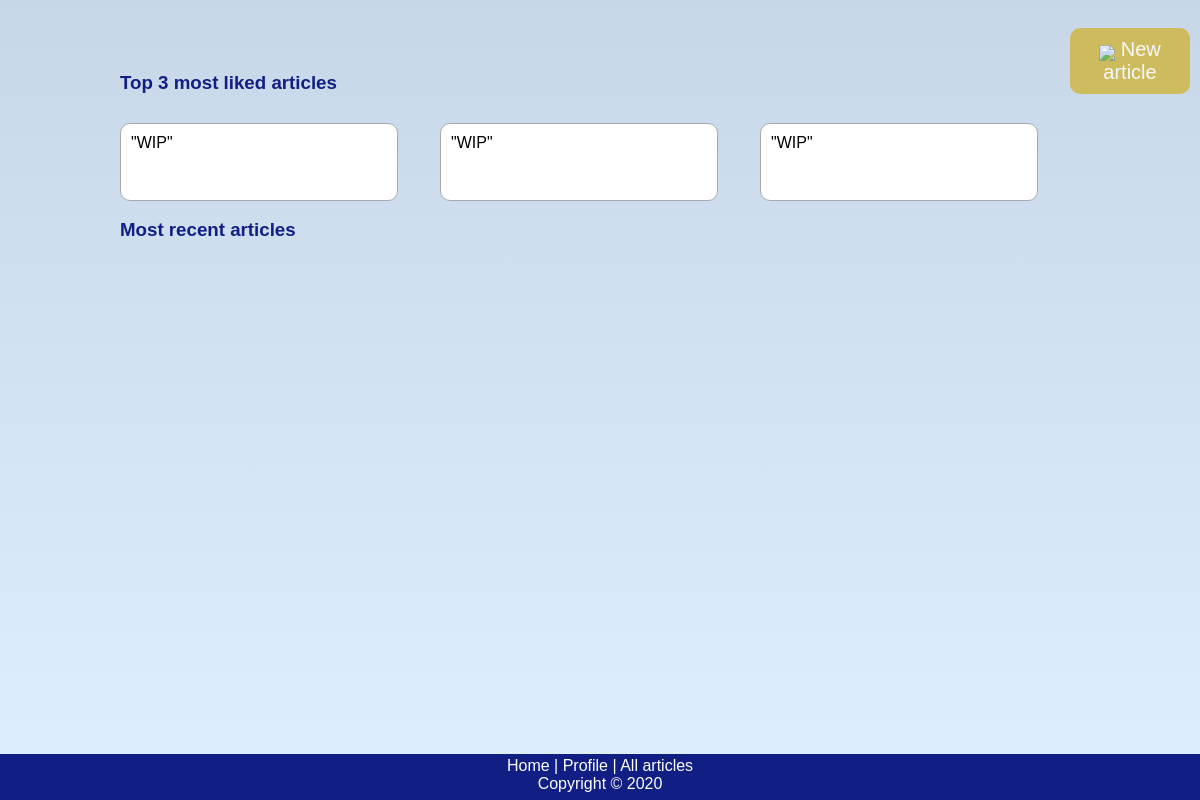
The app's page /View/user/all_articles.php, older data.
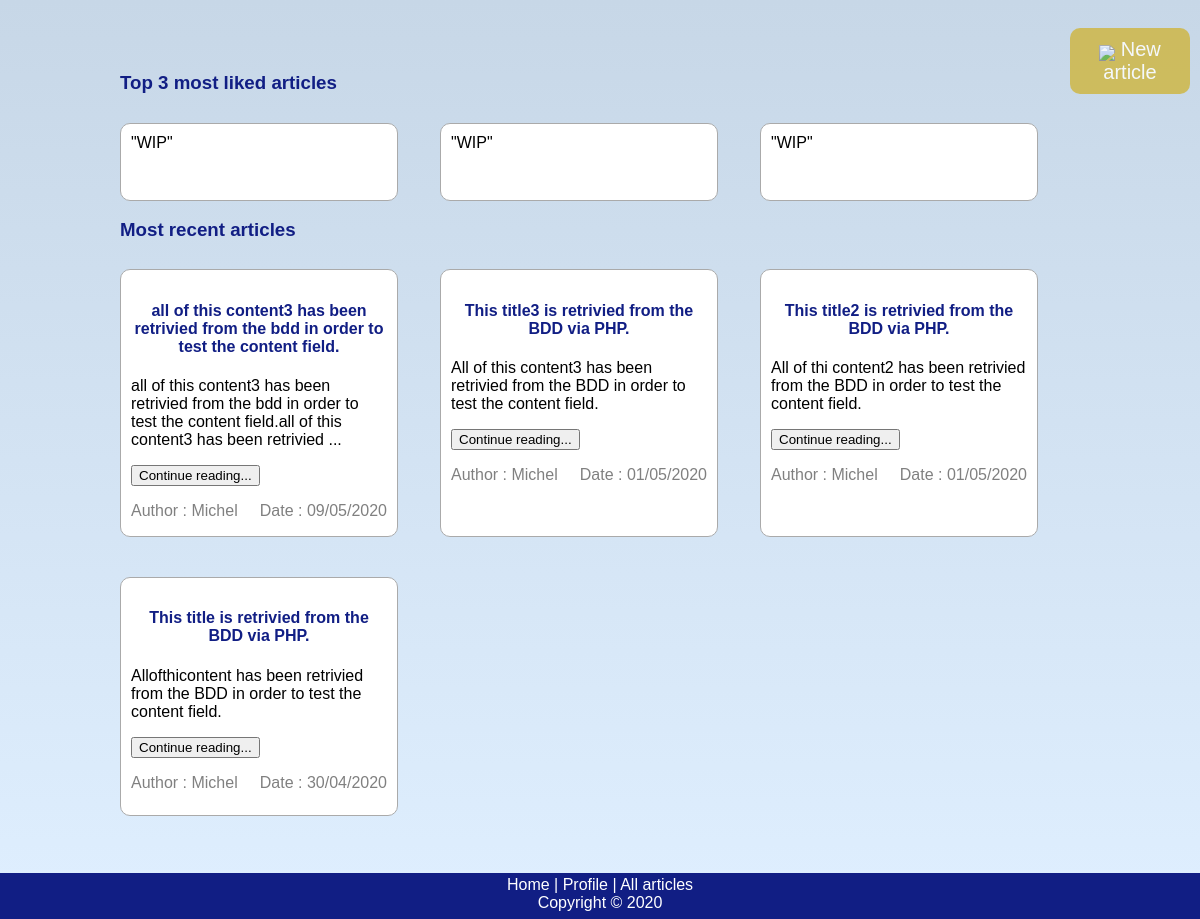
The same page, newer data.
### tables this page shows
CREATE TABLE IF NOT EXISTS `article` (
  `id` int(11) NOT NULL AUTO_INCREMENT,
  `title` varchar(127) NOT NULL,
  `content` text NOT NULL,
  `date` date NOT NULL,
  `id_user` int(11) NOT NULL,
  PRIMARY KEY (`id`),
  KEY `id_user` (`id_user`)
);

CREATE TABLE IF NOT EXISTS `user` (
  `id` int(11) NOT NULL AUTO_INCREMENT,
  `name` varchar(32) NOT NULL,
  `email` varchar(128) NOT NULL,
  `password` varchar(512) NOT NULL,
  `bio` varchar(512) DEFAULT NULL,
  `xp` int(11) DEFAULT NULL,
  PRIMARY KEY (`id`)
);

### View/user/all_articles.php (the view, shortened to what this page needs)
<!DOCTYPE html>
<html lang="en">
<head>
    <link rel="stylesheet" type="text/css" href="../css/global.css"/>
</head>
<body>
<main id="main">
    <br>
    <button class="newArticle" onclick="window.location.href='new-article.php'"> <img style="margin-bottom: -5px" src="https://upload.wikimedia.org/wikipedia/commons/a/ac/Black_pencil.svg" width="25px"> New article</button>
    <br>
    <h3 class="title-allArticle">Top 3 most liked articles</h3>
    <div class="grid-article">
        <section class="article_row">
            "WIP"
        </section>
        <section class="article_row">
            "WIP"
        </section>
        <section class="article_row">
            "WIP"
        </section>
    </div>
    <h3 class="title-allArticle">Most recent articles</h3>
    <div class ="grid-article">
        <?php
        $data = $bdd->query("SELECT article.id,article.title,article.content,article.date,user.name FROM article INNER JOIN user ON article.id_user = user.id ORDER BY article.id DESC");
        while ($article = $data->fetch()) {
            if(strlen($article['content']) > 128) {$contentPreview = substr($article['content'],0,128) . "...";}
            else $contentPreview = $article['content'];
            echo '<section id="' . $article['id'] . '" class="article_row">
            <h4 style="text-align: center">' . $article['title'] . '</h4>
            <p class="preview_article">' . $contentPreview . '</p>
            <button type="button" onclick="openArticle(\'article-' . $article['id'] . '\');">Continue reading...</button>
            <p class="author_article">
                Author : ' . $article['name'] . '
                <span>Date : ' . date("d/m/Y", strtotime($article['date'])) . '</span>
            </p>
        </section>';
        }
        ?>
    </div>
</main>
</body>
</html>

### View/css/global.css (style rules this page uses)
body { font-family: "Optima", sans-serif; right: 0; margin:0 auto; width: 100%; overflow-x: hidden; height: 100%; background-image : linear-gradient(to bottom, #c7d7e7, #DFEFFF 100%); background-repeat:no-repeat; background-attachment:fixed; }
main { margin-bottom: 40px; padding-bottom: 40px; }
h1,h2,h3,h4,h5,h6 { color : #111e84; }
.newArticle { background-color: #CFB53B; font-size: 20px; color: white; padding: 10px; border: none; cursor: pointer; border-radius: 10px; width: 10%; margin: 10px; float: right; opacity: 0.8; transition-duration: 0.3s; }
.title-allArticle { margin-left: 10%; margin-top: 3%; }
.grid-article { grid-column-start: 1; grid-column-end: 2; grid-row-start: 1; grid-row-end: 2; display: grid; grid-template-columns: repeat(3, 1fr); width: 80%; margin: auto; }
.article_row { margin-top: 10px; margin-bottom: 20px; margin-right: 30px; border: solid 1px #AAA; padding: 10px; height: 80%; width: 80%; background-color: #FFFFFF; border-radius: 10px; }
.author_article { color: grey; }
.author_article span { float: right; }

Row changes from the older to the newer data that the page shows:
added article: title "all of this content3 has been retrivied from the bdd in order to test the content field.", content "all of this content3 has been retrivied from the bdd in order to test the content field.all of this content3 has been retrivied ...", id_user.name "Michel", date "09/05/2020"
added article: title "This title3 is retrivied from the BDD via PHP.", content "All of this content3 has been retrivied from the BDD in order to test the content field.", id_user.name "Michel", date "01/05/2020"
added article: title "This title2 is retrivied from the BDD via PHP.", content "All of thi content2 has been retrivied from the BDD in order to test the content field.", id_user.name "Michel", date "01/05/2020"
added article: title "This title is retrivied from the BDD via PHP.", content "Allofthicontent has been retrivied from the BDD in order to test the content field.", id_user.name "Michel", date "30/04/2020"
